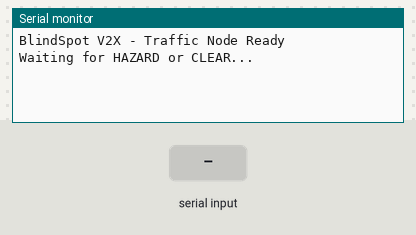
Simulated run of this sketch. Board: ESP32. On the bench: the last lines printed to the serial monitor. Inputs (shaded band) come from the test bench.

Above: at 3.2 s.
3.3 s: "HAZARD\n" received over Serial
At 4.5 s:
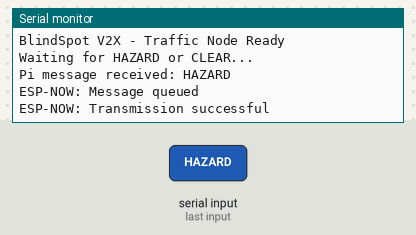
4.8 s: "CLEAR\n" received over Serial
At 5.8 s:
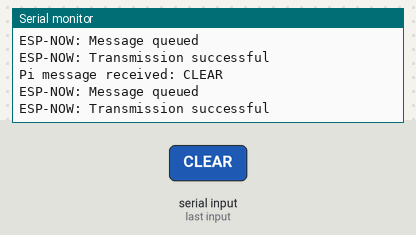
6.3 s: "1\n" received over Serial
At 6.8 s:
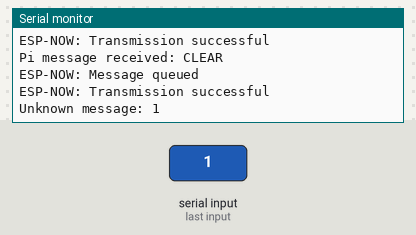

The sketch:

TrafficNode.ino
```cpp
#include <Arduino.h>
#include <WiFi.h>
#include <esp_now.h>
#include <esp_wifi.h>

// BlindSpot V2X - Traffic Node
// Raspberry Pi -> USB Serial -> Traffic ESP32
// Traffic ESP32 -> ESP-NOW -> Vehicle ESP32

#define ESPNOW_CHANNEL 1

// Vehicle ESP32 Wi-Fi MAC address
uint8_t vehicleMAC[] = {
  0x64, 0xB7, 0x08, 0x29, 0x2B, 0x7C
};

// ESP-NOW transmission callback
void onDataSent(const wifi_tx_info_t *info,
                esp_now_send_status_t status) {
  if (status == ESP_NOW_SEND_SUCCESS) {
    Serial.println("ESP-NOW: Transmission successful");
  } else {
    Serial.println("ESP-NOW: Transmission failed");
  }
}

void setup() {
  Serial.begin(115200);
  delay(2000);

  WiFi.mode(WIFI_STA);
  WiFi.disconnect();

  // Both ESP32 devices use channel 1
  esp_err_t channelResult = esp_wifi_set_channel(
    ESPNOW_CHANNEL,
    WIFI_SECOND_CHAN_NONE
  );

  if (channelResult != ESP_OK) {
    Serial.println("Failed to set Wi-Fi channel");
    return;
  }

  // Start ESP-NOW
  if (esp_now_init() != ESP_OK) {
    Serial.println("ESP-NOW initialization failed");
    return;
  }

  esp_now_register_send_cb(onDataSent);

  // Register the Vehicle ESP32 as a peer
  esp_now_peer_info_t peerInfo = {};
  memcpy(peerInfo.peer_addr, vehicleMAC, 6);
  peerInfo.channel = ESPNOW_CHANNEL;
  peerInfo.ifidx = WIFI_IF_STA;
  peerInfo.encrypt = false;

  if (esp_now_add_peer(&peerInfo) != ESP_OK) {
    Serial.println("Failed to add Vehicle Node");
    return;
  }

  Serial.println("BlindSpot V2X - Traffic Node Ready");
  Serial.println("Waiting for HAZARD or CLEAR...");
}

void loop() {
  if (Serial.available() > 0) {
    String message = Serial.readStringUntil('\n');
    message.trim();

    if (message == "HAZARD" || message == "CLEAR") {

      Serial.print("Pi message received: ");
      Serial.println(message);

      esp_err_t result = esp_now_send(
        vehicleMAC,
        (const uint8_t *)message.c_str(),
        message.length()
      );

      if (result == ESP_OK) {
        Serial.println("ESP-NOW: Message queued");
      } else {
        Serial.println("ESP-NOW: Send error");
      }
    }
    else if (message.length() > 0) {
      Serial.print("Unknown message: ");
      Serial.println(message);
    }
  }
}
```

Measured:
- after the input at 3.3 s, the serial monitor: prints a new line at once (image 1)
- after the input at 4.8 s, the serial monitor: prints a new line at once (image 2)
- after the input at 6.3 s, the serial monitor: prints a new line at once (image 3)
